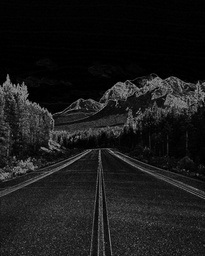
#> input picture code/embedded_system/sobel_result.jpg, 205 x 256 px, shrunk from 1400 x 1750 before the run
$ python lbp2.py
#> lines starting #> are read from the running program, lines starting #| are printed output that depends on the picture
import numpy as np
from PIL import Image
import matplotlib.pyplot as plt

def get_pixel_value(img, center, x, y):
    """
    獲取像素值，如果座標超出圖像範圍則返回中心點的值
    """
    if 0 <= x < img.shape[0] and 0 <= y < img.shape[1] and img[x][y] >= center:
        return 1
    return 0

def calculate_lbp(img, x, y):
    """
    計算單個像素的LBP值
    """
    center = img[x][y]
    val_ar = [
        get_pixel_value(img, center, x-1, y-1),
        get_pixel_value(img, center, x-1, y),
        get_pixel_value(img, center, x-1, y+1),
        get_pixel_value(img, center, x, y+1),
        get_pixel_value(img, center, x+1, y+1),
        get_pixel_value(img, center, x+1, y),
        get_pixel_value(img, center, x+1, y-1),
        get_pixel_value(img, center, x, y-1)
    ]

    # 二進制轉十進制
    power_val = [1, 2, 4, 8, 16, 32, 64, 128]
    return sum(val_ar[i] * power_val[i] for i in range(len(val_ar)))

def get_lbp_image(image_path):
    """
    計算整張圖片的LBP特徵
    """
#> called with image_path = 'sobel_result.jpg'
    # 讀取圖片並轉為灰度圖
    img = Image.open(image_path).convert('L')
#> img is the input picture: PIL image 205x256 L; min 0, max 164, mean 25.7
    img_array = np.array(img)

    # 創建輸出圖像陣列
    height, width = img_array.shape
#> height = 256; width = 205
    lbp_array = np.zeros((height-2, width-2), dtype=np.uint8)

    # 計算每個像素的LBP值
    for i in range(1, height-1):
        for j in range(1, width-1):
            lbp_array[i-1][j-1] = calculate_lbp(img_array, i, j)
#> this loop made 254 passes
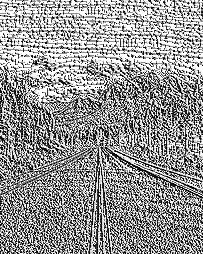
#> lbp_array: shape (254, 203); min 0, max 255, mean 149.2

    return lbp_array

# 使用範例
def main():
    image_path = "sobel_result.jpg"  # 替換為您要處理的圖片路徑

    # 獲取LBP特徵圖
    lbp_image = get_lbp_image(image_path)

    # 保存LBP特徵圖
    lbp_img = Image.fromarray(lbp_image)
    lbp_img.save("lbp_result.jpg")  # 保存為新的圖片

    plt.figure(figsize=(12, 6))

    plt.subplot(1, 2, 1)
    plt.imshow(lbp_image, cmap='gray')
    plt.title('LBP Image')
    plt.axis('off')


    plt.tight_layout()
    plt.show()

    return lbp_image

# 執行程式
if __name__ == "__main__":
    lbp_image = main()
